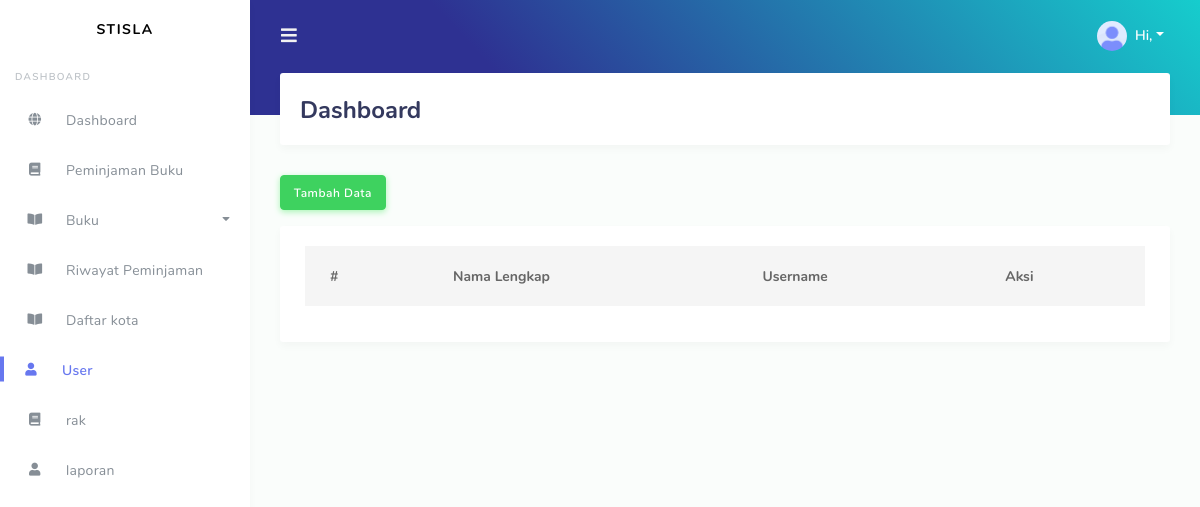
The page /index.php/user on the database as committed earlier.
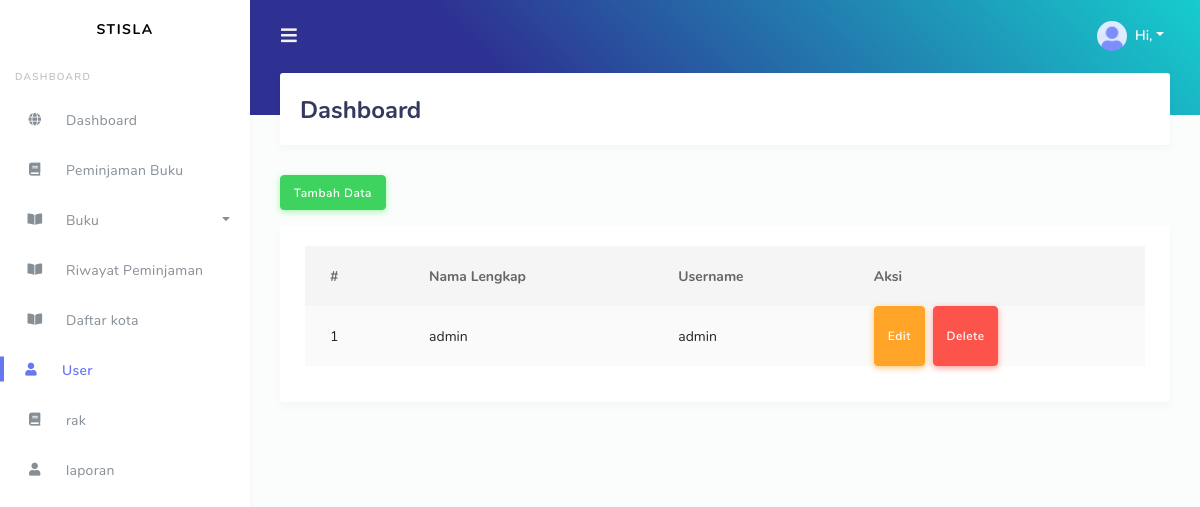
The same page on the database as committed later.
### tables this page shows
CREATE TABLE `user` (
  `id_user` int NOT NULL,
  `nama_lengkap` varchar(50) NOT NULL,
  `username` varchar(40) NOT NULL,
  `password` text NOT NULL
);

### application/controllers/User.php (called while the page is built, shortened)
<?php
class User extends CI_Controller
{
    public function __construct()
    {
        $this->load->model('UserModel', 'user');
    }
    public function index()
    {
        $data = $this->user->getData();
        $this->load->view('user/table-user', ['data' => $data]);
    }
}

### index.php (called while the page is built, shortened)
<?php
require_once BASEPATH.'core/CodeIgniter.php';

### application/models/UserModel.php (called while the page is built, shortened)
<?php
class UserModel extends CI_Model
{
    public function getData($id = null)
    {
        if ($id == null) {
            return $this->db->get('user')->result_array();
        } else {
            return $this->db->get_where('user', ['id_user' => $id])->result_array();
        }
    }
}

### application/views/user/table-user.php (the view, shortened to what this page needs)
<!DOCTYPE html>
<html lang="en">
<head>
    <link rel="stylesheet" href="https://stackpath.bootstrapcdn.com/bootstrap/4.3.1/css/bootstrap.min.css">
    <link rel="stylesheet" href="https://use.fontawesome.com/releases/v5.7.2/css/all.css">
    <link rel="stylesheet" href="<?php echo base_url() ?>assets/modules/datatables/datatables.min.css">
    <link rel="stylesheet" href="<?php echo base_url() ?>assets/css/style.css">
</head>
<body>
    <div id="app">
        <div class="main-wrapper">
            <div class="main-content">
                <section class="section">
                    <div class="section-header">
                        <h1>Dashboard</h1>
                    </div>
                    <a href="<?php echo base_url() ?>user/tambah" class="btn btn-success mb-3">Tambah Data</a>
                    <div class="row">
                        <div class="col-12">
                            <div class="card">
                                <div class="card-body">
                                    <div class="table-responsive">
                                        <table class="table table-striped" id="table-1">
                                            <thead>
                                                <tr>
                                                    <th>#</th>
                                                    <th>Nama Lengkap</th>
                                                    <th>Username</th>
                                                    <th>Aksi</th>
                                                </tr>
                                            </thead>
                                            <tbody>
                                                <?php
                                                $no = 1;
                                                foreach ($data as $user) { ?>
                                                    <tr>
                                                        <td><?php echo $no++ ?></td>
                                                        <td><?php echo $user['nama_lengkap'] ?></td>
                                                        <td><?php echo $user['username'] ?></td>
                                                        <td class="d-flex"><button class="btn btn-warning mr-2" onclick="window.location.href='<?php echo base_url('user/edit/' . $user['id_user']) ?>'">Edit</button><button class="btn btn-danger" onclick="window.location.href='<?php echo base_url('user/delete/' . $user['id_user']) ?>'">Delete</button></td>
                                                    </tr>
                                                <?php } ?>
                                            </tbody>
                                        </table>
                                    </div>
                                </div>
                            </div>
                        </div>
                    </div>
                </section>
            </div>
        </div>
    </div>
</body>
</html>

Rows that differ between the two databases and show on the page:
added user: nama_lengkap "admin", username "admin"
